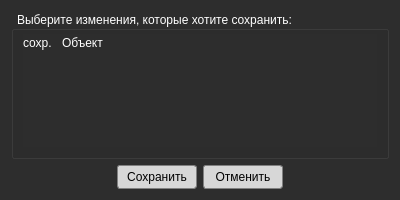
<?xml version="1.0" encoding="UTF-8"?>
<ui version="4.0">
 <class>Dlg_ApplyChanges</class>
 <widget class="QDialog" name="Dlg_ApplyChanges">
  <property name="geometry">
   <rect>
    <x>0</x>
    <y>0</y>
    <width>400</width>
    <height>200</height>
   </rect>
  </property>
  <property name="windowTitle">
   <string>Редактировать существоющего пользователя</string>
  </property>
  <property name="windowOpacity">
   <double>0.959500000000000</double>
  </property>
  <property name="styleSheet">
   <string notr="true">QDialog { background-color: rgb(45, 45, 45); color: white; }

QGroupBox { font: 10pt &quot;Segoe UI Semibold&quot;; color: white; }

QCheckBox, QLabel { font: 9pt &quot;Segoe UI Semilight&quot;; color: white; }
QCheckBox:disabled { color: gray; }

/*  QScrollBar::vertical */

 QScrollBar:vertical
 {
     background-color: #2A2929;
     width: 15px;
     margin: 15px 3px 15px 3px;
     border: 1px transparent #2A2929;
 }


 QScrollBar::handle:vertical
 {
     background-color: rgb(45, 45, 45);         /* #605F5F; */
     min-height: 5px;
	 border: 2px solid white;
	 border-radius: 4px;
 }


 QScrollBar::sub-line:vertical
 {
     margin: 3px 0px 3px 0px;
     border-image: url(:/qss_icons/rc/up_arrow_disabled.png);
     height: 10px;
     width: 10px;
     subcontrol-position: top;
     subcontrol-origin: margin;
 }


 QScrollBar::add-line:vertical
 {
     margin: 3px 0px 3px 0px;
     border-image: url(:/qss_icons/rc/down_arrow_disabled.png);
     height: 10px;
     width: 10px;
     subcontrol-position: bottom;
     subcontrol-origin: margin;
 }


 QScrollBar::sub-line:vertical:hover,QScrollBar::sub-line:vertical:on
 {

     border-image: url(:/qss_icons/rc/up_arrow.png);
     height: 10px;
     width: 10px;
     subcontrol-position: top;
     subcontrol-origin: margin;
 }


 QScrollBar::add-line:vertical:hover, QScrollBar::add-line:vertical:on
 {
     border-image: url(:/qss_icons/rc/down_arrow.png);
     height: 10px;
     width: 10px;
     subcontrol-position: bottom;
     subcontrol-origin: margin;
 }


 QScrollBar::up-arrow:vertical, QScrollBar::down-arrow:vertical
 {
     background: none;
 }


 QScrollBar::add-page:vertical, QScrollBar::sub-page:vertical
 {
     background: none;
 }

/*  QScrollBar::horizontal */
QScrollBar:horizontal
 {
     height: 15px;
     margin: 3px 15px 3px 15px;
     border: 1px transparent #2A2929;
     background-color: #2A2929;    
 }

 QScrollBar::handle:horizontal
 {
     background-color: rgb(45, 45, 45);      
     min-width: 5px;
     border: 2px solid white;
     border-radius: 4px;
 }

 QScrollBar::add-line:horizontal
 {
     margin: 0px 3px 0px 3px;
     border-image: url(./images/right_arrow_disabled.png);       
     width: 10px;
     height: 10px;
     subcontrol-position: right;
     subcontrol-origin: margin;
 }

 QScrollBar::sub-line:horizontal
 {
     margin: 0px 3px 0px 3px;
     border-image: url(./images/left_arrow_disabled.png);        
     height: 10px;
     width: 10px;
     subcontrol-position: left;
     subcontrol-origin: margin;
 }

 QScrollBar::add-line:horizontal:hover,QScrollBar::add-line:horizontal:on
 {
     border-image: url(./images/right_arrow.png);               
     height: 10px;
     width: 10px;
     subcontrol-position: right;
     subcontrol-origin: margin;
 }

 QScrollBar::sub-line:horizontal:hover, QScrollBar::sub-line:horizontal:on
 {
     border-image: url(./images/left_arrow.png);               
     height: 10px;
     width: 10px;
     subcontrol-position: left;
     subcontrol-origin: margin;
 }

 QScrollBar::up-arrow:horizontal, QScrollBar::down-arrow:horizontal
 {
     background: none;
 }

 QScrollBar::add-page:horizontal, QScrollBar::sub-page:horizontal
 {
     background: none;
 }


QComboBox {
	color: black;
    border: 1px solid gray;
    border-radius: 3px;
    padding: 1px 18px 1px 3px;
    min-width: 6em;
	font: 8pt &quot;Segoe UI Semilight&quot;;
}


QComboBox:hover {
	border: 1px solid rgb(254, 254, 254);
	background-color: rgb(236, 236, 236);
}


QPushButton { 
	color: black;
    background-color: rgb(215, 215, 215);
	border: 1px solid gray;
	border-radius: 3px;  
	min-width: 6em;
	font: 8pt &quot;Segoe UI Semibold&quot;;
}


QPushButton:hover { 
	background-color: rgb(235, 235, 235);
}


QPushButton:pressed { 
	background-color: rgb(221, 221, 221);
}

QComboBox:disabled { color: gray; background-color: rgb(35, 35, 35); }


QComboBox::down-arrow {
    image: url(:/images/arrowDown_ico.png);
}


QComboBox::up-arrow { image: url(:/images/arrowUp_ico.png); }


QComboBox:editable {
    background: white;
}


QComboBox:!editable, QComboBox::drop-down:editable {
     background: qlineargradient(x1: 0, y1: 0, x2: 0, y2: 1,
                                 stop: 0 #E1E1E1, stop: 0.4 #DDDDDD,
                                 stop: 0.5 #D8D8D8, stop: 1.0 #D3D3D3);
}


/* QComboBox gets the &quot;on&quot; state when the popup is open */
QComboBox:!editable:on, QComboBox::drop-down:editable:on {
    background: qlineargradient(x1: 0, y1: 0, x2: 0, y2: 1,
                                stop: 0 #D3D3D3, stop: 0.4 #D8D8D8,
                                stop: 0.5 #DDDDDD, stop: 1.0 #E1E1E1);
}


QComboBox:on { /* shift the text when the popup opens */
    padding-top: 3px;
    padding-left: 4px;
}


QComboBox::drop-down {
    subcontrol-origin: padding;
    subcontrol-position: top right;
    width: 15px;

    border-left-width: 1px;
    border-left-color: darkgray;
    border-left-style: solid; /* just a single line */
    border-top-right-radius: 3px; /* same radius as the QComboBox */
    border-bottom-right-radius: 3px;
}


QLineEdit { 
	border-radius: 3px;
	border: 1px solid white;
 }

QLineEdit:hover { 
	border-color: rgb(42, 105, 23);
}</string>
  </property>
  <property name="sizeGripEnabled">
   <bool>false</bool>
  </property>
  <property name="modal">
   <bool>false</bool>
  </property>
  <layout class="QVBoxLayout" name="verticalLayout">
   <item>
    <widget class="QGroupBox" name="box_MainUserProps">
     <property name="sizePolicy">
      <sizepolicy hsizetype="Expanding" vsizetype="Expanding">
       <horstretch>0</horstretch>
       <verstretch>0</verstretch>
      </sizepolicy>
     </property>
     <property name="title">
      <string>Выберите изменения, которые хотите сохранить:</string>
     </property>
     <layout class="QGridLayout" name="gridLayout">
      <property name="topMargin">
       <number>3</number>
      </property>
      <item row="0" column="0">
       <widget class="QTreeWidget" name="treeWidget">
        <property name="styleSheet">
         <string notr="true">QTreeView, QHeaderView::section { background-color: rgb(45, 45, 45); color: white; border: none; }</string>
        </property>
        <property name="verticalScrollBarPolicy">
         <enum>Qt::ScrollBarAlwaysOff</enum>
        </property>
        <property name="horizontalScrollBarPolicy">
         <enum>Qt::ScrollBarAlwaysOff</enum>
        </property>
        <property name="autoExpandDelay">
         <number>-1</number>
        </property>
        <property name="indentation">
         <number>20</number>
        </property>
        <property name="itemsExpandable">
         <bool>false</bool>
        </property>
        <property name="columnCount">
         <number>2</number>
        </property>
        <attribute name="headerDefaultSectionSize">
         <number>39</number>
        </attribute>
        <attribute name="headerHighlightSections">
         <bool>true</bool>
        </attribute>
        <attribute name="headerStretchLastSection">
         <bool>true</bool>
        </attribute>
        <column>
         <property name="text">
          <string>сохр.</string>
         </property>
        </column>
        <column>
         <property name="text">
          <string>Объект</string>
         </property>
        </column>
       </widget>
      </item>
     </layout>
    </widget>
   </item>
   <item>
    <layout class="QHBoxLayout" name="horizontalLayout_3">
     <item>
      <spacer name="horizontalSpacer">
       <property name="orientation">
        <enum>Qt::Horizontal</enum>
       </property>
       <property name="sizeType">
        <enum>QSizePolicy::Expanding</enum>
       </property>
       <property name="sizeHint" stdset="0">
        <size>
         <width>90</width>
         <height>20</height>
        </size>
       </property>
      </spacer>
     </item>
     <item>
      <widget class="QPushButton" name="btn_Accept">
       <property name="minimumSize">
        <size>
         <width>80</width>
         <height>24</height>
        </size>
       </property>
       <property name="text">
        <string>Сохранить</string>
       </property>
      </widget>
     </item>
     <item>
      <widget class="QPushButton" name="btn_Decline">
       <property name="minimumSize">
        <size>
         <width>80</width>
         <height>24</height>
        </size>
       </property>
       <property name="text">
        <string>Отменить</string>
       </property>
      </widget>
     </item>
     <item>
      <spacer name="horizontalSpacer_2">
       <property name="orientation">
        <enum>Qt::Horizontal</enum>
       </property>
       <property name="sizeType">
        <enum>QSizePolicy::Expanding</enum>
       </property>
       <property name="sizeHint" stdset="0">
        <size>
         <width>90</width>
         <height>20</height>
        </size>
       </property>
      </spacer>
     </item>
    </layout>
   </item>
  </layout>
 </widget>
 <resources/>
 <connections>
  <connection>
   <sender>btn_Accept</sender>
   <signal>clicked()</signal>
   <receiver>Dlg_ApplyChanges</receiver>
   <slot>accept()</slot>
   <hints>
    <hint type="sourcelabel">
     <x>164</x>
     <y>427</y>
    </hint>
    <hint type="destinationlabel">
     <x>274</x>
     <y>-10</y>
    </hint>
   </hints>
  </connection>
  <connection>
   <sender>btn_Decline</sender>
   <signal>clicked()</signal>
   <receiver>Dlg_ApplyChanges</receiver>
   <slot>reject()</slot>
   <hints>
    <hint type="sourcelabel">
     <x>253</x>
     <y>423</y>
    </hint>
    <hint type="destinationlabel">
     <x>213</x>
     <y>-4</y>
    </hint>
   </hints>
  </connection>
 </connections>
</ui>
